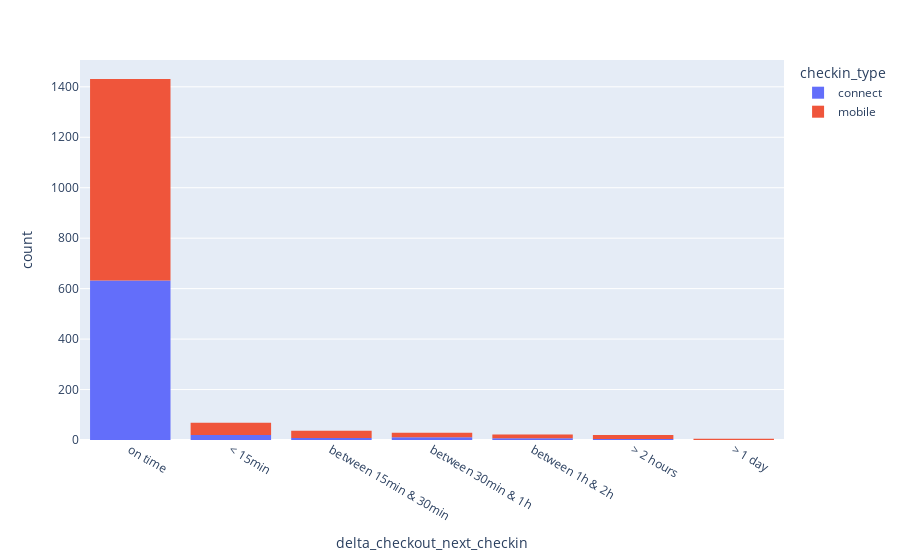

Notebook code cell kept with this figure:
### Code cell
px.histogram(
    linked_df.sort_values(['delta_checkout_next_checkin']), 
    x="delta_checkout_next_checkin", 
    nbins=7,
    color="checkin_type"
)

### Figure 1 — Plotly figure (JSON) as saved in the notebook; plotly's stock layout.template omitted (floating-point values rounded to 4 significant figures; data arrays with more than 128 entries replaced by an {"elided": "..."} marker saying what was removed)
{"data": [{"alignmentgroup": "True", "bingroup": "x", "hovertemplate": "checkin_type=connect<br>delta_checkout_next_checkin=%{x}<br>count=%{y}<extra></extra>", "legendgroup": "connect", "marker": {"color": "#636efa", "pattern": {"shape": ""}}, "name": "connect", "nbinsx": 7, "offsetgroup": "connect", "orientation": "v", "showlegend": true, "type": "histogram", "x": {"elided": "682 str values"}, "xaxis": "x", "yaxis": "y"}, {"alignmentgroup": "True", "bingroup": "x", "hovertemplate": "checkin_type=mobile<br>delta_checkout_next_checkin=%{x}<br>count=%{y}<extra></extra>", "legendgroup": "mobile", "marker": {"color": "#EF553B", "pattern": {"shape": ""}}, "name": "mobile", "nbinsx": 7, "offsetgroup": "mobile", "orientation": "v", "showlegend": true, "type": "histogram", "x": {"elided": "930 str values"}, "xaxis": "x", "yaxis": "y"}], "layout": {"barmode": "relative", "legend": {"title": {"text": "checkin_type"}, "tracegroupgap": 0}, "margin": {"t": 60}, "xaxis": {"anchor": "y", "domain": [0, 1], "title": {"text": "delta_checkout_next_checkin"}}, "yaxis": {"anchor": "x", "domain": [0, 1], "title": {"text": "count"}}}}
